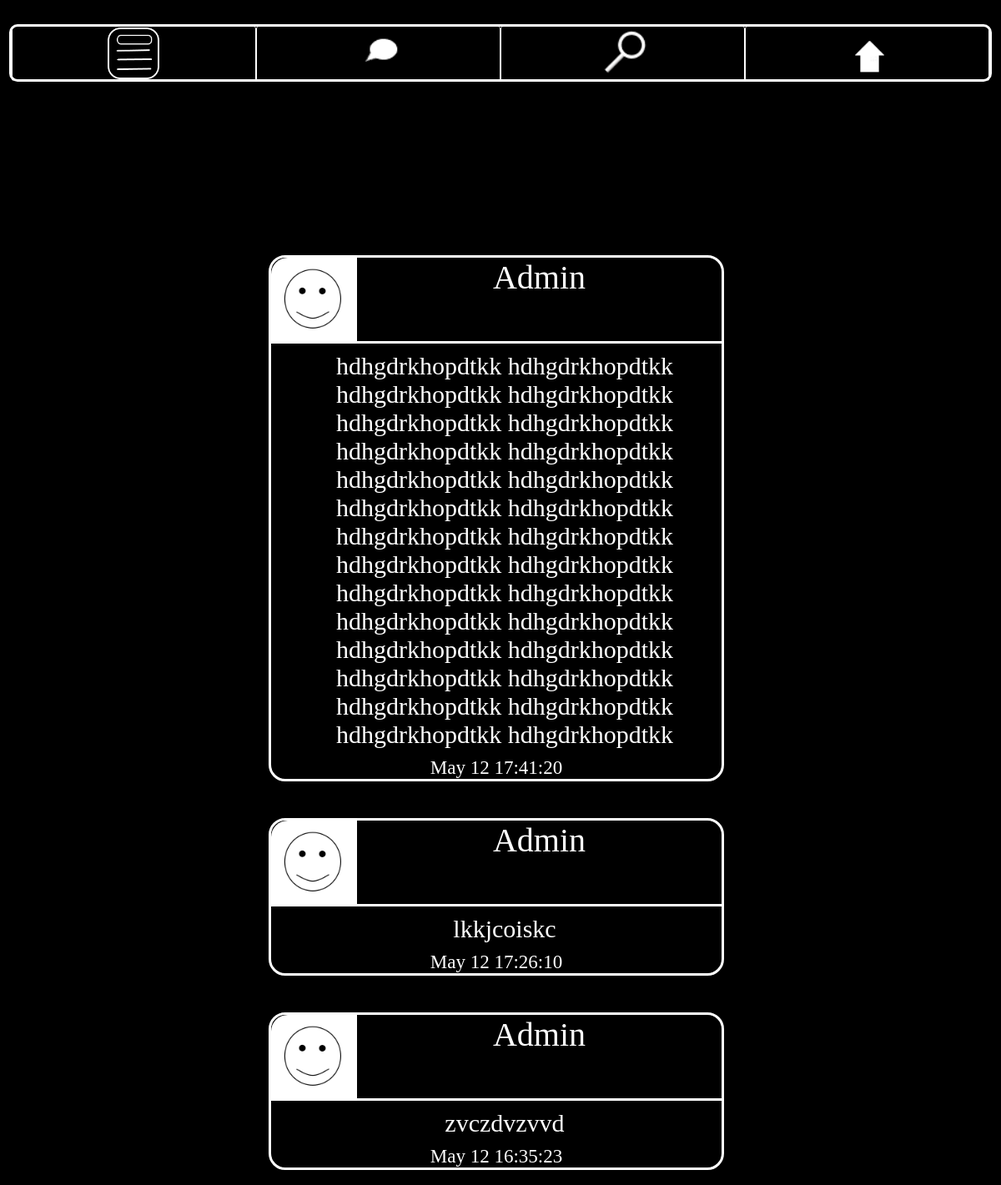
The app's page /news (signed in) with its own data.
### tables this page shows
CREATE TABLE Users (id INTEGER PRIMARY KEY ASC AUTOINCREMENT UNIQUE NOT NULL, NAME STRING UNIQUE NOT NULL, PASSWORD STRING NOT NULL, MAIL TEXT, DATE DATE, PHOTO TEXT DEFAULT ('default.png'), SUBSCRIPTIONS TEXT, SUBSCRIBERS TEXT);

CREATE TABLE Stories (id INTEGER UNIQUE PRIMARY KEY AUTOINCREMENT, USERID INT, CONTENT BLOB, DATE STRING);

### BuZZ.py (the view)
@app.route('/news', methods=['POST', 'GET'])
def news():
    if request.method == 'GET':
        if check_cookies(request):
            news_list = []
            con = sqlite3.connect("source/main.db")
            cur = con.cursor()
            my_id = cur.execute(f"""SELECT id FROM Users WHERE NAME='{request.cookies.get('name')}' AND PASSWORD='{request.cookies.get('password')}'""").fetchall()[0][0]
            my_subscriptions = int_m(cur.execute(f"""SELECT SUBSCRIPTIONS FROM Users WHERE NAME='{request.cookies.get('name')}' AND PASSWORD='{request.cookies.get('password')}'""").fetchall())
            result = [[i[0], i[1], url_for('static', filename=f'user_photos/{i[5]}')] for i in cur.execute(f"""SELECT * FROM Users WHERE id IN ({','.join(tuple([str(i) for i in my_subscriptions]))})""").fetchall()]
            result2 = [list(i) for i in cur.execute(f"""SELECT * FROM Stories WHERE USERID IN ({','.join(tuple([str(i[0]) for i in result]))})""").fetchall()]
            for i in result2:
                i = list(i)
                a = list(filter(lambda x: x[0] == i[1], result))
                i.extend(a[0])
                news_list.append(i[2:])
            con.close()
            print(news_list)
            news_list.reverse()
            param = {}
            param['friends'] = url_for('static', filename='friends.png')
            param['messages'] = url_for('static', filename='messages.png')
            param['home'] = url_for('static', filename='home.png')
            param['news'] = url_for('static', filename='news.png')
            param['style'] = url_for('static', filename='doc.css')
            param['news_list'] = news_list
            return render_template('news.html', **param)
        else:
            return make_response(redirect('/'))
    elif request.method == 'POST':
        a = request.form['butt']
        return make_response(redirect(f'/{a}'))

### BuZZ.py (called while the page is built)
def user_in_base(a):
    con = sqlite3.connect("source/main.db")
    cur = con.cursor()
    result = [i[1].lower() for i in cur.execute("""SELECT * FROM Users""").fetchall()]
    if a.lower() in result:
        con.close()
        return True
    con.close()
    return False

def check_password(user, pas):
    if user_in_base(user):
        con = sqlite3.connect("source/main.db")
        cur = con.cursor()
        result = cur.execute(f"""SELECT PASSWORD FROM Users
                    WHERE NAME = '{user}'""").fetchone()[0]
        if result == pas:
            return True
        return False
    else:
        return False

def check_cookies(request):
    a, b = request.cookies.get('name'), request.cookies.get('password')
    if a and b:
        if check_password(a, b):
            return True
        return False
    return False

def int_m(a):
    b = a[0][0]
    if b == '':
        return []
    return [int(i) for i in b.split(',')]

### templates/news.html (shortened to what this page needs)
<html>
<head>
<link rel="stylesheet" href='{{ style }}'/>
</head>
<body>
<form id="form" method="post">
<center>
<div style="width: 99%; height: 8%; border: 3px solid white; border-radius: 10px; display: flex; flex-flow: row; font-size: 53px; color: white">
  <div style="flex: 1" class="inblock" onclick="butt.value = 'news'; form.submit();"><img src="{{ news }}" style="height: 99%"></div>
  <div style="flex: 1" class="inblock" onclick="butt.value = 'messages'; form.submit();"><img src="{{ messages }}" style="height: 99%"></div>
  <div style="flex: 1" class="inblock" onclick="butt.value = 'friends'; form.submit();"><img src="{{ friends }}" style="height: 99%"></div>
  <div style="flex: 1" class="inblock" onclick="butt.value = 'home'; form.submit();"><img src="{{ home }}" style="height: 99%"></div>
</div>
</center>
<div style="position:absolute; top: 20%; left: 25%">
{% for i in news_list %}
<div style="width: 60%; top: 20%; height: 50%; border: 3px solid white; border-radius: 20px; left: 25%; display: inline-block; margin: 22px">
		<div style="display: inline-block; border-bottom: 3px solid white; width: 100%">
			<div style="border-right: 3px solid white; float: left; display: block" class="tt">
				<img src="{{ i[4] }}" style="width: 100px; border-top-left-radius: 20px">
			</div>
			<div class="tt" style="display: block; font-size: 40px;"> {{ i[3] }}</div>
		</div>
		<div style="width: 100%; margin: 10px" class="tt">
			{{ i[0] }} <br>
		</div>
		<center><div style="color: white; font-size: 23px; right: 10%; bottom: 2%;"> {{ i[1] }} </div></center>
	</div>
{% endfor %}
</div>
</form>
</body>

### static/doc.css (style rules this page uses)
body { background-color:black; color:white; cursor: crosshair }
.inblock { height: 100%; text-align: center; border-left: 1px solid white; border-right: 1px solid white; border-radius: 3px; padding: 1px; }

### templates/news.html (style rules this page uses)
.tt { text-align: center; font-size: 30px; font-family: 'Balsamiq Sans'; }

### records on screen
Users: NAME "Admin" "Admin" "Admin"
Stories: CONTENT "hdhgdrkhopdtkk hdhgdrkhopdtkk hdhgdrkhopdtkk hdhgdrkhopdtkk hdhgdrkhopdtkk hdhgdrkhopdtkk hdhgdrkhopdtkk hdhgdrkhopdtkk hdhgdrkhopdtkk hdhgdrkhopdtkk hdhgdrkhopdtkk hdhgdrkhopdtkk hdhgdrkhopdtkk hdhgdrkhopdtkk hdhgdrkhopdtkk hdhgdrkhopdtkk hdhgdrkhopdtkk hdhgdrkhopdtkk hdhgdrkhopdtkk hdhgdrkhopdtkk hdhgdrkhopdtkk hdhgdrkhopdtkk hdhgdrkhopdtkk hdhgdrkhopdtkk hdhgdrkhopdtkk hdhgdrkhopdtkk hdhgdrkhopdtkk hdhgdrkhopdtkk", DATE "May 12 17:41:20"
Stories: CONTENT "lkkjcoiskc", DATE "May 12 17:26:10"
Stories: CONTENT "zvczdvzvvd", DATE "May 12 16:35:23"
